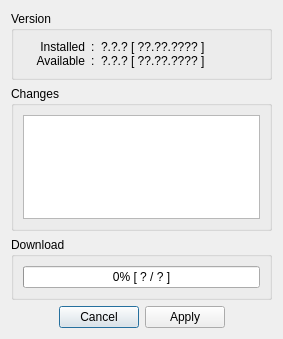
<?xml version="1.0" encoding="UTF-8"?>
<ui version="4.0">
 <class>Dialog_OnlineUpdate</class>
 <widget class="QDialog" name="Dialog_OnlineUpdate">
  <property name="geometry">
   <rect>
    <x>0</x>
    <y>0</y>
    <width>283</width>
    <height>339</height>
   </rect>
  </property>
  <property name="windowTitle">
   <string>Online Update</string>
  </property>
  <property name="windowIcon">
   <iconset resource="../rrcc.qrc">
    <normaloff>:/png/png/update.png</normaloff>:/png/png/update.png</iconset>
  </property>
  <layout class="QVBoxLayout" name="verticalLayout" stretch="0,1,0,0">
   <item>
    <widget class="QGroupBox" name="groupBox">
     <property name="title">
      <string>Version</string>
     </property>
     <layout class="QHBoxLayout" name="horizontalLayout">
      <item>
       <widget class="QLabel" name="label_icon">
        <property name="text">
         <string/>
        </property>
        <property name="pixmap">
         <pixmap resource="../rrcc.qrc">:/png/png/upd_lin.png</pixmap>
        </property>
       </widget>
      </item>
      <item>
       <layout class="QGridLayout" name="gridLayout" columnstretch="0,0,1">
        <property name="verticalSpacing">
         <number>0</number>
        </property>
        <item row="1" column="1">
         <widget class="QLabel" name="label_4">
          <property name="text">
           <string notr="true">:</string>
          </property>
         </widget>
        </item>
        <item row="0" column="0">
         <widget class="QLabel" name="label_1">
          <property name="text">
           <string>Installed</string>
          </property>
          <property name="alignment">
           <set>Qt::AlignRight|Qt::AlignTrailing|Qt::AlignVCenter</set>
          </property>
         </widget>
        </item>
        <item row="0" column="1">
         <widget class="QLabel" name="label_2">
          <property name="text">
           <string notr="true">:</string>
          </property>
         </widget>
        </item>
        <item row="0" column="2">
         <widget class="QLabel" name="label_installed">
          <property name="text">
           <string notr="true">?.?.? [ ??.??.???? ]</string>
          </property>
         </widget>
        </item>
        <item row="1" column="2">
         <widget class="QLabel" name="label_available">
          <property name="text">
           <string notr="true">?.?.? [ ??.??.???? ]</string>
          </property>
         </widget>
        </item>
        <item row="1" column="0">
         <widget class="QLabel" name="label_3">
          <property name="text">
           <string>Available</string>
          </property>
          <property name="alignment">
           <set>Qt::AlignRight|Qt::AlignTrailing|Qt::AlignVCenter</set>
          </property>
         </widget>
        </item>
       </layout>
      </item>
     </layout>
    </widget>
   </item>
   <item>
    <widget class="QGroupBox" name="groupBox_2">
     <property name="title">
      <string>Changes</string>
     </property>
     <layout class="QVBoxLayout" name="verticalLayout_3">
      <item>
       <widget class="QTextEdit" name="textEdit">
        <property name="toolTip">
         <string>Changelog compared to last Version</string>
        </property>
        <property name="readOnly">
         <bool>true</bool>
        </property>
       </widget>
      </item>
     </layout>
    </widget>
   </item>
   <item>
    <widget class="QGroupBox" name="groupBox_3">
     <property name="title">
      <string>Download</string>
     </property>
     <layout class="QHBoxLayout" name="horizontalLayout_2">
      <item>
       <widget class="QProgressBar" name="progressBar">
        <property name="toolTip">
         <string>Download Progress</string>
        </property>
        <property name="value">
         <number>0</number>
        </property>
        <property name="format">
         <string notr="true">%p% [ ? / ? ]</string>
        </property>
       </widget>
      </item>
     </layout>
    </widget>
   </item>
   <item>
    <widget class="QDialogButtonBox" name="buttonBox">
     <property name="standardButtons">
      <set>QDialogButtonBox::Apply|QDialogButtonBox::Cancel</set>
     </property>
     <property name="centerButtons">
      <bool>true</bool>
     </property>
    </widget>
   </item>
  </layout>
 </widget>
 <resources>
  <include location="../rrcc.qrc"/>
 </resources>
 <connections/>
</ui>
